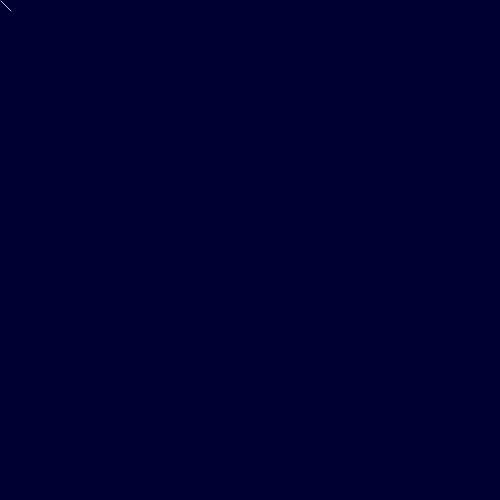
Frame 1 (no input)
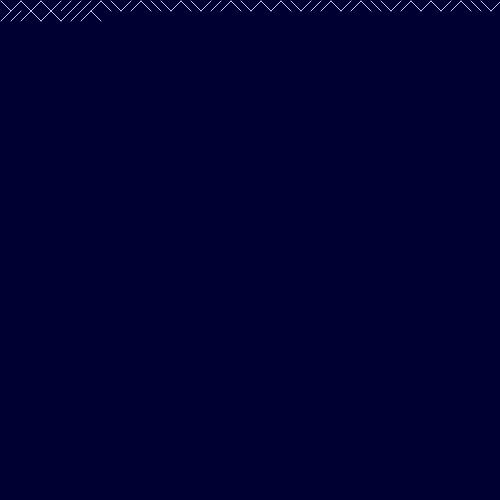
Frame 60 (no input)
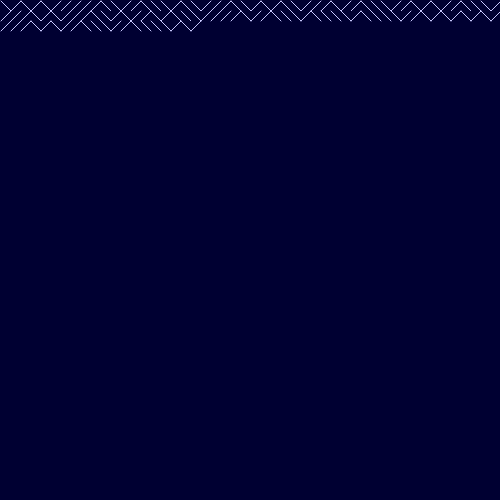
Frame 120 (the mouse pressed at the canvas centre since frame 60)

The p5.js sketch that drew these frames (run headless with seeded random() and noise() and a simulated clock; from frame 60 on, the mouse is pressed at the canvas centre):

// p5.js sketch
// ── sketch.js
var e = 0;
var i = 0;
function setup() {
  createCanvas(500,500);
  background(0,0,50);
  stroke(200,200,255);
}

function draw() {
    noStroke();
    fill(0,0,50);
    rect(i*10+1,e*10+1,10,10);
    stroke(200,200,255);
    if(random(1)>0.5){
      line(i*10+1,e*10+1,i*10+11,e*10+11);
    } else {
        line(i*10+1,e*10+11,i*10+11,e*10+1);
    }
    i++;
    if(i>=width/10){
      i = 0;
      e ++;
    }
    if(e>=height/10){
      e = 0;
    }
}
